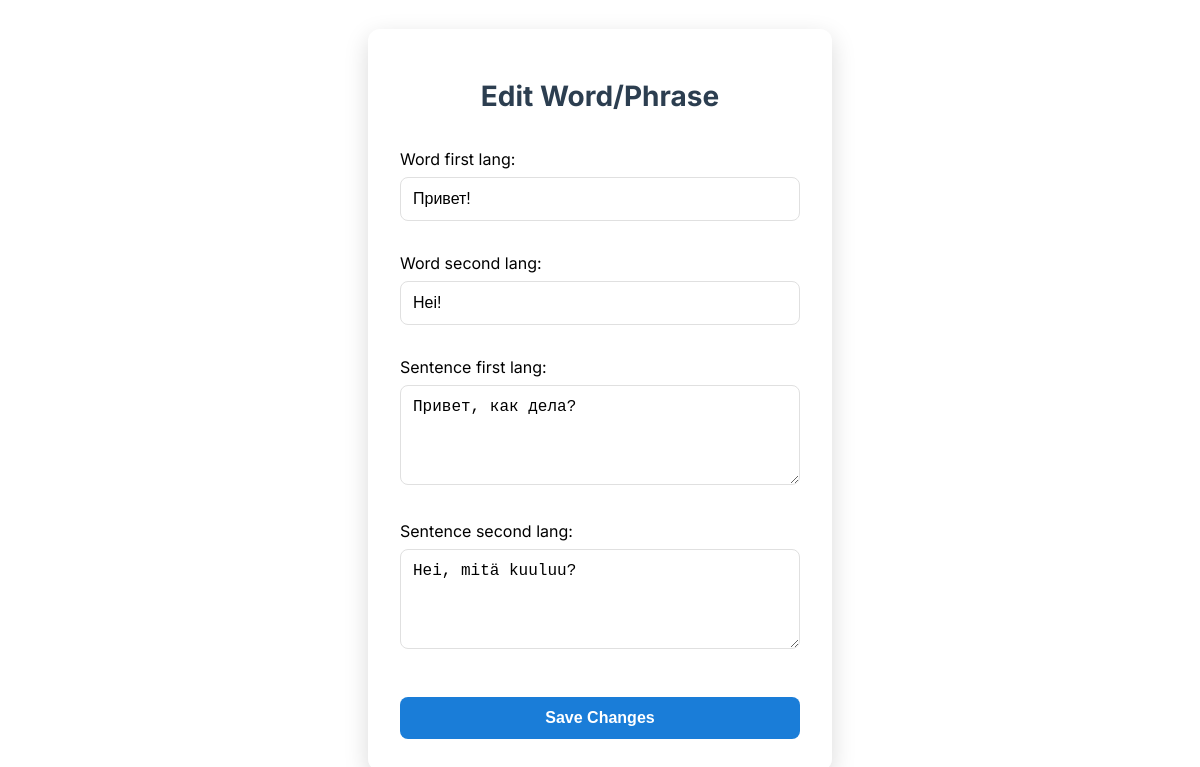
Page /edit/1/ on the committed database.
### content_manager/models.py (models this page shows, shortened)
class WordPhrase(models.Model):
    word_first_lang = models.CharField(max_length=255)
    sentence_first_lang = models.TextField(blank=True, null=True)
    word_second_lang = models.CharField(max_length=255)
    sentence_second_lang = models.TextField(blank=True, null=True)

### content_manager/views.py (the view)
# urls.py: path('edit/<int:pk>/', views.edit_word, name='edit_word'),
def edit_word(request, pk):
    word = get_object_or_404(WordPhrase, pk=pk)
    if request.method == "POST":
        form = WordPhraseForm(request.POST, instance=word)
        if form.is_valid():
            form.save()
            return redirect('word_list')
    else:
        form = WordPhraseForm(instance=word)
    return render(request, 'content_manager/edit_word.html', {'form': form})

### content_manager/forms.py
class WordPhraseForm(forms.ModelForm):
    class Meta:
        model = WordPhrase
        fields = ['word_first_lang', 'word_second_lang', 'sentence_first_lang', 'sentence_second_lang']
    def __init__(self, *args, **kwargs):
        super().__init__(*args, **kwargs)
        self.fields['word_first_lang'].required = True
        self.fields['word_second_lang'].required = True

### content_manager/templates/content_manager/edit_word.html (shortened to what this page needs)
<!DOCTYPE html>
<html lang="en">
<head>
</head>
<body>
    <div class="form-container">
        <h1>Edit Word/Phrase</h1>
        <form method="post">
            {{ form.as_p }}
            <button type="submit">Save Changes</button>
        </form>
    </div>
</body>
</html>

### content_manager/templates/content_manager/edit_word.html (style rules this page uses)
body, html { margin: 0; padding: 0; height: 100%; font-family: 'Inter', sans-serif; background-color: #ffffff; display: flex; justify-content: center; align-items: center; }
.form-container { background: #ffffff; padding: 2rem; border-radius: 12px; box-shadow: 0 8px 24px rgba(0, 0, 0, 0.15); width: 100%; max-width: 400px; margin: 40px 0; }
h1 { text-align: center; color: #2c3e50; margin-bottom: 1.5rem; font-size: 1.75rem; font-weight: 700; }
form { display: flex; flex-direction: column; }
form p { margin: 0.75rem 0; }
input, textarea { width: 100%; padding: 0.75rem; margin: 0.5rem 0; border: 1px solid #e0e0e0; border-radius: 8px; font-size: 1rem; box-sizing: border-box; transition: border-color 0.3s ease, box-shadow 0.3s ease; }
textarea { resize: vertical; height: 100px; }
button { background-color: #1a7dd8; color: white; padding: 0.75rem; border: none; border-radius: 8px; font-size: 1rem; font-weight: 600; cursor: pointer; margin-top: 1.5rem; transition: background-color 0.3s ease, transform 0.2s ease; }

### rows in the picture
WordPhrase: word_first_lang "Привет!", word_second_lang "Hei!", sentence_first_lang "Привет, как дела?", sentence_second_lang "Hei, mitä kuuluu?"
